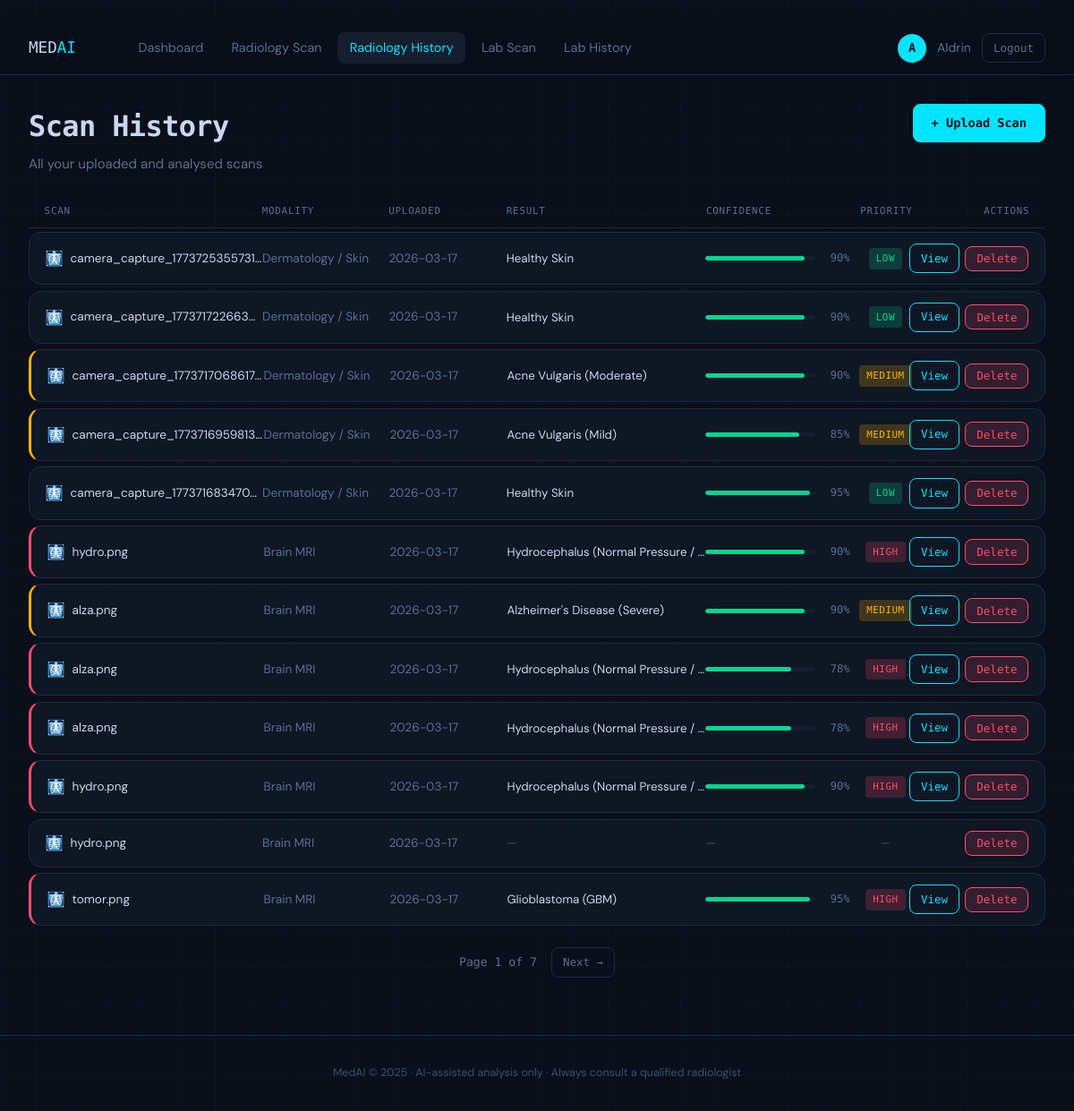
Before: /history (signed in) with the older database file.
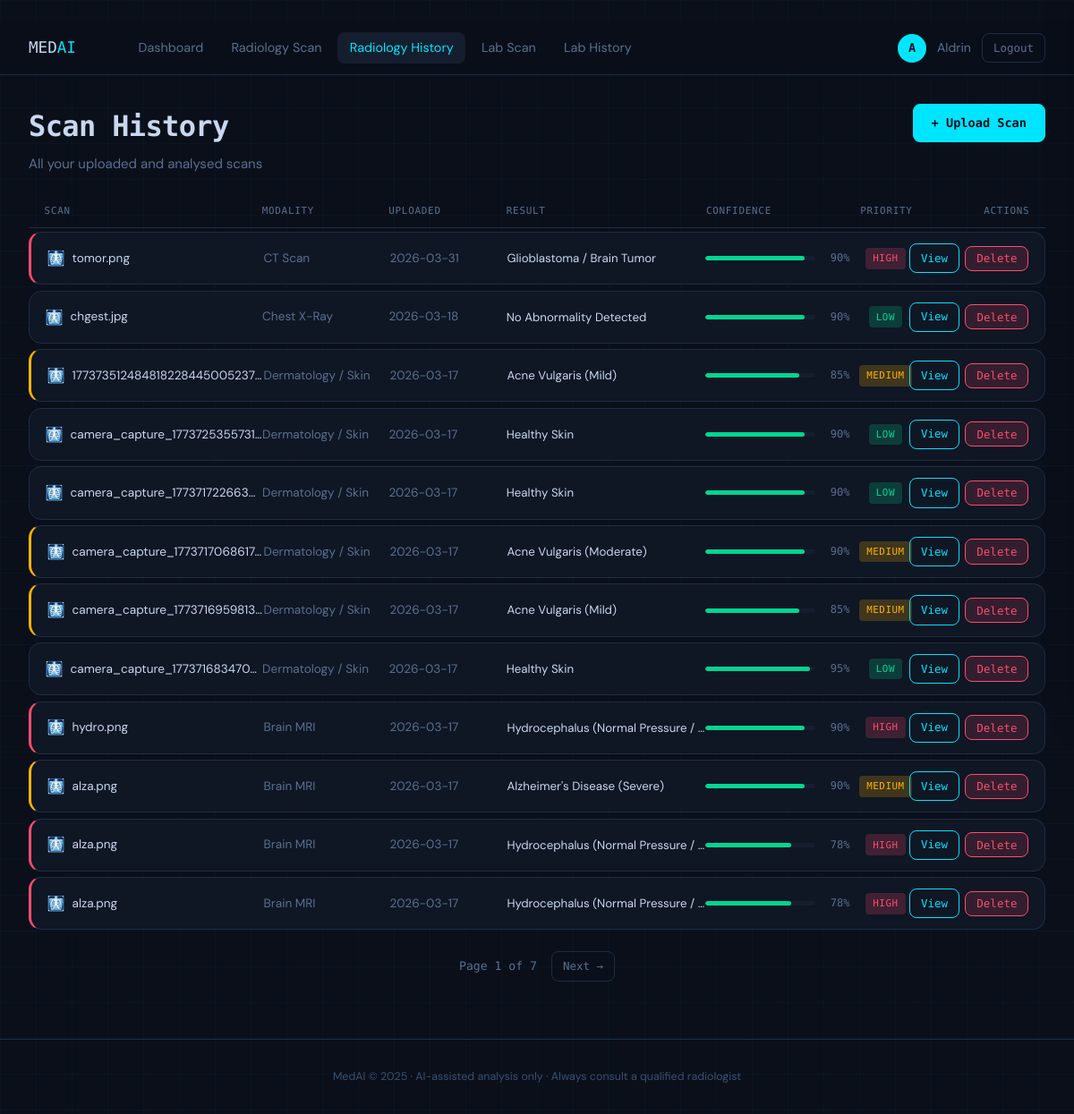
After: the same page with the newer database file.
### app/database/models.py (models this page shows, shortened)
class Upload(db.Model):
    __tablename__ = "uploads"
    id            = db.Column(db.Integer, primary_key=True)
    user_id       = db.Column(db.Integer, db.ForeignKey("users.id"), nullable=False)
    filename      = db.Column(db.String(260), nullable=False)
    original_name = db.Column(db.String(260))
    file_path     = db.Column(db.String(512), nullable=False)
    file_type     = db.Column(db.String(20))
    modality      = db.Column(db.String(20))
    upload_date   = db.Column(db.DateTime, default=datetime.utcnow)
    prediction = db.relationship(
        "Prediction", backref="upload", uselist=False, cascade="all, delete-orphan"
    )

class Prediction(db.Model):
    __tablename__ = "predictions"
    id               = db.Column(db.Integer, primary_key=True)
    upload_id        = db.Column(db.Integer, db.ForeignKey("uploads.id"), nullable=False)
    result_label     = db.Column(db.String(120), nullable=False)
    confidence_score = db.Column(db.Float,       nullable=False)
    raw_scores       = db.Column(db.Text)
    priority         = db.Column(db.String(20))
    findings         = db.Column(db.Text)
    condition        = db.Column(db.String(200))
    severity         = db.Column(db.String(60))
    recommendation   = db.Column(db.Text)
    differential     = db.Column(db.Text)
    explanation      = db.Column(db.Text)
    heatmap_path     = db.Column(db.String(512))
    validation_notes = db.Column(db.Text)
    disclaimer       = db.Column(db.Text)
    analysis_date    = db.Column(db.DateTime, default=datetime.utcnow)
    model_version    = db.Column(db.String(100), default="gemini-vision-v2")

### app/main/routes.py (the view)
@main_bp.route("/history")
@login_required
def history():
    page = request.args.get("page", 1, type=int)
    pagination = (
        Upload.query.filter_by(user_id=current_user.id)
        .order_by(Upload.upload_date.desc())
        .paginate(page=page, per_page=12, error_out=False)
    )
    return render_template("history.html", pagination=pagination)

### app/database/models.py (called while the page is built)
@login_manager.user_loader
def load_user(user_id):
    return User.query.get(int(user_id))

### templates/history.html (shortened to what this page needs)
{% extends "base.html" %}
{% block content %}
<div class="page-header">
  <div>
    <h1 class="page-title">Scan History</h1>
    <p class="page-sub">All your uploaded and analysed scans</p>
  </div>
  <a href="{{ url_for('main.upload') }}" class="btn btn-primary">+ Upload Scan</a>
</div>
{% if pagination.items %}
<div class="ht-header">
  <div class="ht-col ht-col--scan">Scan</div>
  <div class="ht-col ht-col--modality">Modality</div>
  <div class="ht-col ht-col--date">Uploaded</div>
  <div class="ht-col ht-col--result">Result</div>
  <div class="ht-col ht-col--conf">Confidence</div>
  <div class="ht-col ht-col--priority">Priority</div>
  <div class="ht-col ht-col--actions">Actions</div>
</div>
<div class="ht-list">
  {% for up in pagination.items %}
  {% set pred = up.prediction %}
  <div class="ht-row {% if pred and pred.priority == 'HIGH' %}ht-row--high{% elif pred and pred.priority == 'MEDIUM' %}ht-row--medium{% endif %}">
    <div class="ht-col ht-col--scan">
      <span class="ht-icon">🩻</span>
      <span class="ht-filename" title="{{ up.original_name or up.filename }}">
        {{ up.original_name or up.filename }}
      </span>
    </div>
    <div class="ht-col ht-col--modality">
      <span class="ht-text">{{ up.modality or '—' }}</span>
    </div>
    <div class="ht-col ht-col--date">
      <span class="ht-text">{{ up.upload_date.strftime('%Y-%m-%d') }}</span>
    </div>
    <div class="ht-col ht-col--result">
      {% if pred %}
        <span class="ht-result" title="{{ pred.result_label }}">{{ pred.result_label }}</span>
      {% else %}
        <span class="ht-muted">—</span>
      {% endif %}
    </div>
    <div class="ht-col ht-col--conf">
      {% if pred %}
        {% set pct = "%.0f"|format(pred.confidence_score * 100) %}
        <div class="ht-bar">
          <div class="ht-bar__track">
            <div class="ht-bar__fill {% if pred.confidence_score >= 0.75 %}ht-bar__fill--high{% elif pred.confidence_score >= 0.5 %}ht-bar__fill--med{% else %}ht-bar__fill--low{% endif %}"
                 style="width:{{ pct }}%"></div>
          </div>
          <span class="ht-bar__pct">{{ pct }}%</span>
        </div>
      {% else %}
        <span class="ht-muted">—</span>
      {% endif %}
    </div>
    <div class="ht-col ht-col--priority">
      {% if pred %}
        <span class="priority-badge priority-{{ pred.priority.lower() }}">{{ pred.priority }}</span>
      {% else %}
        <span class="ht-muted">—</span>
      {% endif %}
    </div>
    <div class="ht-col ht-col--actions">
      {% if pred %}
        <a href="{{ url_for('main.result', upload_id=up.id) }}" class="btn btn-sm btn-outline">View</a>
      {% endif %}
      <form method="POST" action="{{ url_for('main.delete_upload', upload_id=up.id) }}"
            onsubmit="return confirm('Delete this scan and its analysis?')">
        <button type="submit" class="btn btn-sm btn-danger">Delete</button>
      </form>
    </div>
  </div>
  {% endfor %}
</div>
<div class="pagination">
  <span class="page-info">Page {{ pagination.page }} of {{ pagination.pages }}</span>
  {% if pagination.has_next %}
    <a href="{{ url_for('main.history', page=pagination.next_num) }}" class="btn btn-sm btn-ghost">Next →</a>
  {% endif %}
</div>
{% endif %}
{% endblock %}

Changed rows visible on the page:
no longer on this page (row unchanged): Upload: original_name "hydro.png", modality "Brain MRI", upload_date "2026-03-17", pct "90"
no longer on this page (row unchanged): Prediction: result_label "Hydrocephalus (Normal Pressure /…", priority "HIGH"
removed Upload: original_name "hydro.png", modality "Brain MRI", upload_date "2026-03-17"
no longer on this page (row unchanged): Upload: original_name "tomor.png", modality "Brain MRI", upload_date "2026-03-17", pct "95"
no longer on this page (row unchanged): Prediction: result_label "Glioblastoma (GBM)", priority "HIGH"
added Upload: original_name "tomor.png", modality "CT Scan", upload_date "2026-03-31", id "90"
added Prediction: result_label "Glioblastoma / Brain Tumor", priority "HIGH"
added Upload: original_name "chgest.jpg", modality "Chest X-Ray", upload_date "2026-03-18", pct "90"
added Prediction: result_label "No Abnormality Detected", priority "LOW"
added Upload: original_name "177373512484818228445005237…", modality "Dermatology / Skin", upload_date "2026-03-17", pct "85"
added Prediction: result_label "Acne Vulgaris (Mild)", priority "MEDIUM"
